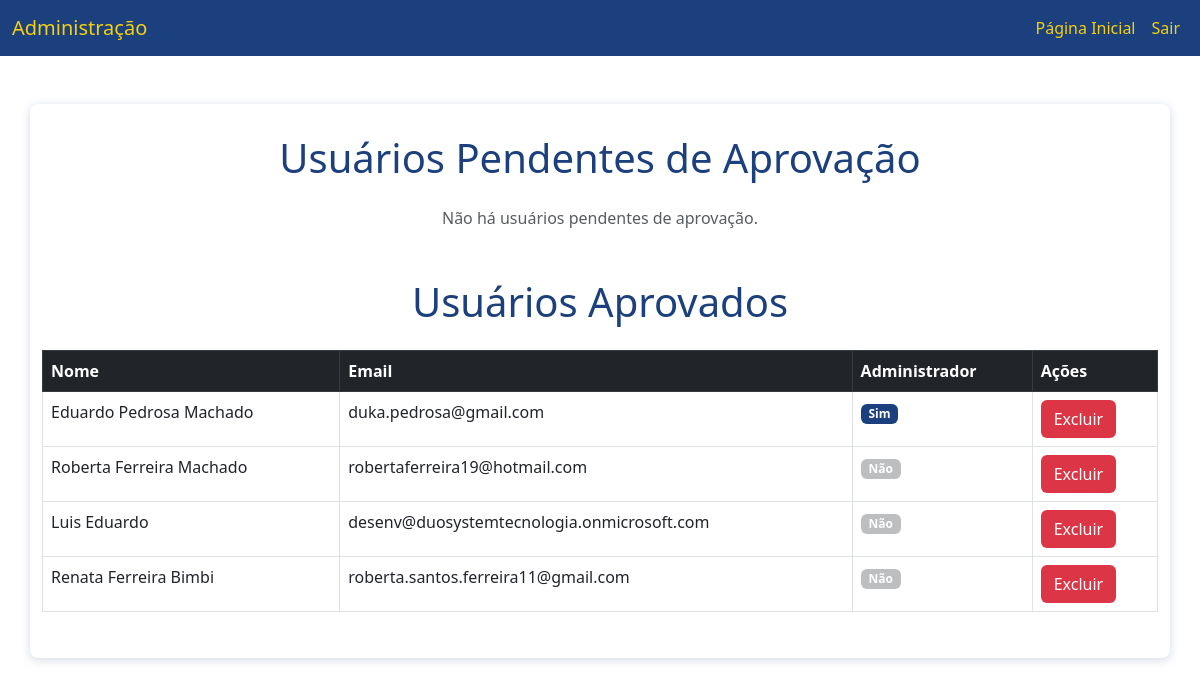
The page /admin (signed in) on the database its author committed.
### models.py (models this page shows, shortened)
class UsuarioLogin(db.Model, UserMixin):
    __tablename__ = 'usuario_login'
    id = db.Column(db.Integer, primary_key=True)
    nome = db.Column(db.String(100), nullable=False)
    email = db.Column(db.String(100), nullable=False, unique=True)
    senha_hash = db.Column(db.String(128), nullable=False)
    aprovado = db.Column(db.Boolean, default=False)  # Para usuários que precisam de aprovação
    is_admin = db.Column(db.Boolean, default=False)  # Marca o usuário como administrador

### app.py (the view)
@app.route('/admin', methods=['GET', 'POST'])
@login_required
def admin():
    if not current_user.is_admin:
        flash('Você precisa ser um administrador para acessar essa página', 'danger')
        return redirect(url_for('home'))
    usuarios_pendentes = UsuarioLogin.query.filter_by(aprovado=False).all()
    usuarios_aprovados = UsuarioLogin.query.filter_by(aprovado=True).all()
    return render_template('admin.html',
                           usuarios_pendentes=usuarios_pendentes,
                           usuarios_aprovados=usuarios_aprovados)

### app.py (called while the page is built)
@login_manager.user_loader
def load_user(user_id):
    return UsuarioLogin.query.get(int(user_id))

### templates/admin.html (shortened to what this page needs)
<!DOCTYPE html>
<html lang="pt-br">
<head>
    <link rel="stylesheet" href="{{ url_for('static', filename='css/style.css') }}">
    <link href="https://cdn.jsdelivr.net/npm/bootstrap@5.3.0-alpha1/dist/css/bootstrap.min.css" rel="stylesheet">
</head>
<body>
    <nav class="navbar navbar-expand-lg navbar-dark" style="background-color: #1C407D;">
        <div class="container-fluid">
            <a class="navbar-brand" href="#" style="color: #F5D010;">Administração</a>
            <div class="collapse navbar-collapse" id="navbarNav">
                <ul class="navbar-nav ms-auto">
                    <li class="nav-item">
                        <a class="nav-link" href="{{ url_for('home') }}" style="color: #F5D010;">Página Inicial</a>
                    </li>
                    <li class="nav-item">
                        <a class="nav-link" href="{{ url_for('logout') }}" style="color: #F5D010;">Sair</a>
                    </li>
                </ul>
            </div>
        </div>
    </nav>
    <div class="container mt-5">
        <h1 class="text-center mb-4" style="color: #1C407D;">Usuários Pendentes de Aprovação</h1>
        {% if usuarios_pendentes %}
            <table class="table table-bordered">
                <thead class="table-dark" style="background-color: #1C407D; color: #FFFFFF;">
                    <tr>
                        <th>Nome</th>
                        <th>Email</th>
                        <th>Ações</th>
                    </tr>
                </thead>
                <tbody>
                    {% for usuario in usuarios_pendentes %}
                        <tr>
                            <td>{{ usuario.nome }}</td>
                            <td>{{ usuario.email }}</td>
                            <td>
                                <form action="{{ url_for('aprovar_usuario', usuario_id=usuario.id) }}" method="POST" style="display:inline;">
                                    <button type="submit" class="btn" style="background-color: #F5D010; color: #1C407D;">Aprovar</button>
                                </form>
                                <form action="{{ url_for('rejeitar_usuario', usuario_id=usuario.id) }}" method="POST" style="display:inline;">
                                    <button type="submit" class="btn" style="background-color: #DC3545; color: #FFFFFF;">Rejeitar</button>
                                </form>
                            </td>
                        </tr>
                    {% endfor %}
                </tbody>
            </table>
        {% else %}
            <p class="text-center text-muted">Não há usuários pendentes de aprovação.</p>
        {% endif %}
        <h1 class="text-center mb-4 mt-5" style="color: #1C407D;">Usuários Aprovados</h1>
        {% if usuarios_aprovados %}
            <table class="table table-bordered">
                <thead class="table-dark" style="background-color: #1C407D; color: #FFFFFF;">
                    <tr>
                        <th>Nome</th>
                        <th>Email</th>
                        <th>Administrador</th>
                        <th>Ações</th>
                    </tr>
                </thead>
                <tbody>
                    {% for usuario in usuarios_aprovados %}
                        <tr>
                            <td>{{ usuario.nome }}</td>
                            <td>{{ usuario.email }}</td>
                            <td>
                                {% if usuario.is_admin %}
                                    <span class="badge" style="background-color: #1C407D; color: #FFFFFF;">Sim</span>
                                {% else %}
                                    <span class="badge" style="background-color: #BCBEC0; color: #FFFFFF;">Não</span>
                                {% endif %}
                            </td>
                            <td>
                                <form action="{{ url_for('excluir_usuario_aprovado', usuario_id=usuario.id) }}" method="POST" style="display:inline;">
                                    <button type="submit" class="btn" style="background-color: #DC3545; color: #FFFFFF;">Excluir</button>
                                </form>
                            </td>
                        </tr>
                    {% endfor %}
                </tbody>
            </table>
        {% else %}
            <p class="text-center text-muted">Não há usuários aprovados.</p>
        {% endif %}
    </div>
</body>
</html>

### static/css/style.css (style rules this page uses)
body { font-family: Arial, sans-serif; background-color: #F5F5F5; margin: 0; padding: 0; color: #000000; }
.container { width: 100%; max-width: 800px; margin: 0 auto; padding: 30px; background-color: #FFFFFF; border-radius: 8px; box-shadow: 0 2px 10px rgba(28, 64, 125, 0.2); margin-top: 50px; }
h1, h2, h3 { color: #1C407D; text-align: center; margin-bottom: 20px; }
button, .btn { padding: 10px 20px; background-color: #1C407D; color: #FFFFFF; border: none; border-radius: 4px; font-size: 1rem; cursor: pointer; transition: background-color 0.3s ease; }
a { color: #1C407D; text-decoration: none; }
table { width: 100%; border-collapse: collapse; margin-top: 20px; }
th { background-color: #1C407D; color: #FFFFFF; padding: 10px; text-align: left; }
td { padding: 10px; border-bottom: 1px solid #BCBEC0; }

### rows shown on the page
UsuarioLogin: nome "Eduardo Pedrosa Machado", email "duka.pedrosa@gmail.com", is_admin "Sim"
UsuarioLogin: nome "Roberta Ferreira Machado", email "robertaferreira19@hotmail.com", is_admin "Não"
UsuarioLogin: nome "Luis Eduardo", email "desenv@duosystemtecnologia.onmicrosoft.com", is_admin "Não"
UsuarioLogin: nome "Renata Ferreira Bimbi", email "roberta.santos.ferreira11@gmail.com", is_admin "Não"
